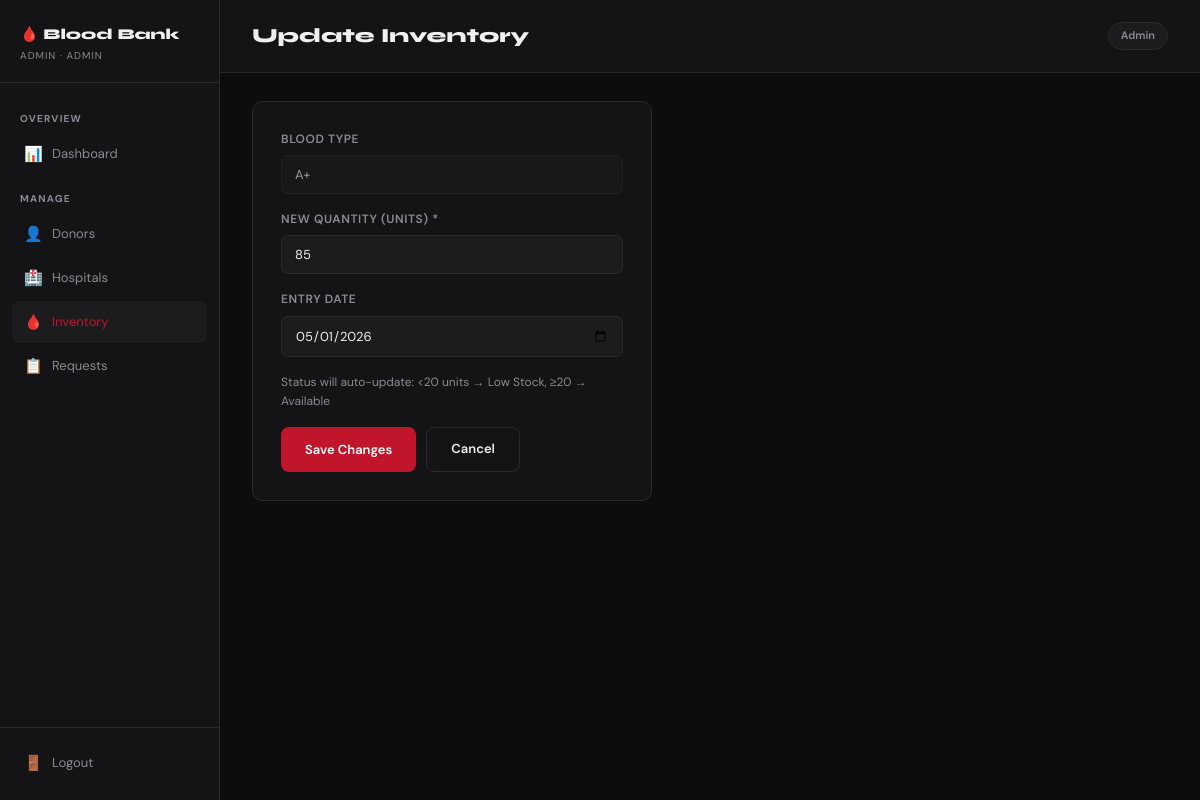
Page /admin/edit_inventory/1 (signed in) on the committed database.
### tables this page shows
CREATE TABLE blood_inventory (
        BloodId INTEGER PRIMARY KEY AUTOINCREMENT,
        BloodType TEXT, Quantity INTEGER, EntryDate TEXT,
        status TEXT DEFAULT 'Available'
    );

### app.py (the view, shortened to what this page needs)
@app.route('/admin/edit_inventory/<int:bid>', methods=['GET','POST'])
@admin_required
def edit_inventory(bid):
    db = get_db()
    error = ''
    item = db.execute("SELECT * FROM blood_inventory WHERE BloodId=?", (bid,)).fetchone()
    db.close()
    if not item: return redirect(url_for('admin_inventory'))
    return render_template('admin/edit_inventory.html', item=item, error=error)

### app.py (called while the page is built)
def get_db():
    conn = sqlite3.connect(DB)
    conn.row_factory = sqlite3.Row
    return conn

def admin_required(f):
    from functools import wraps
    @wraps(f)
    def decorated(*args, **kwargs):
        if session.get('role') != 'admin':
            return redirect(url_for('login'))
        return f(*args, **kwargs)
    return decorated

### templates/admin/edit_inventory.html (shortened to what this page needs)
{% extends 'admin/base.html' %}
{% block admin_content %}
<div class="topbar"><h2>Update Inventory</h2><span class="tag">Admin</span></div>
<div class="page-content">
  <div class="form-page-wrap" style="max-width:400px;">
    <form method="POST">
      <div class="form-group">
        <label>Blood Type</label>
        <input type="text" value="{{ item['BloodType'] }}" disabled
               style="background:var(--surface2); opacity:.6;">
      </div>
      <div class="form-group"><label>New Quantity (units) *</label>
        <input type="number" name="quantity" value="{{ item['Quantity'] }}" min="0" required></div>
      <div class="form-group"><label>Entry Date</label>
        <input type="date" name="entry_date" value="{{ item['EntryDate'] }}"></div>
      <p style="font-size:12px; color:var(--muted); margin-bottom:16px;">
        Status will auto-update: &lt;20 units → Low Stock, ≥20 → Available
      </p>
      <div style="display:flex; gap:10px; margin-top:8px;">
        <button type="submit" class="btn btn-primary">Save Changes</button>
        <a href="{{ url_for('admin_inventory') }}" class="btn btn-outline">Cancel</a>
      </div>
    </form>
  </div>
</div>
{% endblock %}

### static/css/style.css (style rules this page uses)
:root { --red: #c0152a; --red-dark: #8b0d1e; --red-bright: #e8192f; --bg: #0d0d0f; --surface: #141416; --surface2: #1c1c1f; --border: #2a2a2e; --text: #f0f0f2; --muted: #8a8a92; --green: #1faa6e; --amber: #e09b1a; --blue: #2563eb; --font-display: 'Syne', sans-serif; --font-body: 'DM Sans', sans-serif; --radius: 10px; }
* { margin:0; padding:0; box-sizing:border-box; }
body { font-family: var(--font-body); background: var(--bg); color: var(--text); font-size: 14px; line-height: 1.6; }
a { color: inherit; text-decoration: none; }
.btn { display: inline-flex; align-items: center; gap: 7px; padding: 11px 24px; border-radius: 8px; font-family: var(--font-body); font-size: 13px; font-weight: 600; cursor: pointer; border: none; transition: all .2s; }
.btn-primary { background: var(--red); color: #fff; }
.btn-outline { background: transparent; color: var(--text); border: 1px solid var(--border); }
.form-group { margin-bottom: 16px; }
.form-group label { display: block; font-size: 12px; font-weight: 600; color: var(--muted); text-transform: uppercase; letter-spacing: .05em; margin-bottom: 6px; }
.form-group input, .form-group select, .form-group textarea { width: 100%; padding: 10px 13px; background: var(--surface2); border: 1px solid var(--border); border-radius: 7px; color: var(--text); font-family: var(--font-body); font-size: 13px; transition: border-color .2s; outline: none; }
.topbar { display: flex; align-items: center; justify-content: space-between; padding: 20px 32px; border-bottom: 1px solid var(--border); background: var(--surface); }
.topbar h2 { font-family: var(--font-display); font-size: 20px; font-weight: 800; }
.tag { background: var(--surface2); border: 1px solid var(--border); border-radius: 20px; padding: 4px 12px; font-size: 11px; font-weight: 600; color: var(--muted); }
.page-content { padding: 28px 32px; }
.form-page-wrap { background: var(--surface); border: 1px solid var(--border); border-radius: var(--radius); padding: 28px; max-width: 700px; }

### rows in the picture
blood_inventory: BloodType "A+", quantity "85", entry_date "05/01/2026"

### other values in the picture
{{ session.get('admin_username','Admin') }} "ADMIN"
